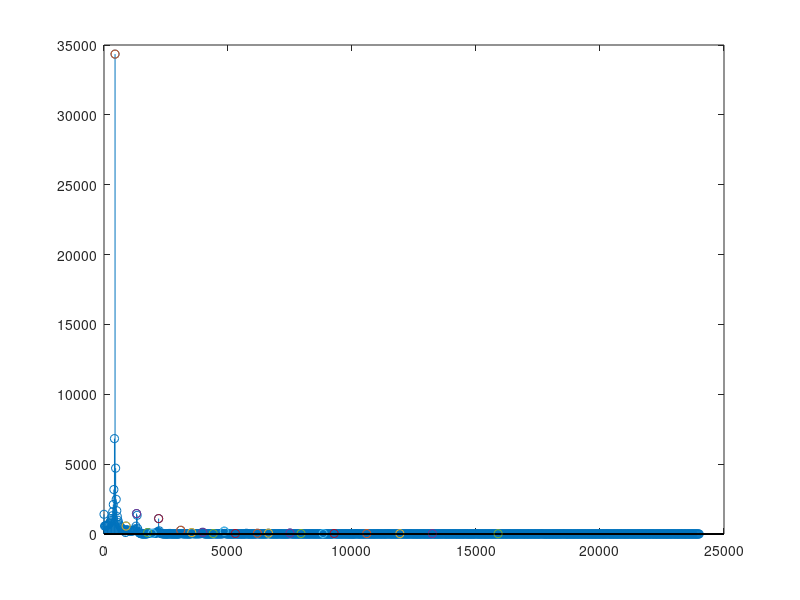

The MATLAB source for this figure:
fft = [];

load ftt_441_49 % this data is for f_gen = 441.49 measured on 16bits/48kHz

res = 48000 / 2048;

stem((0:(size(fft,1)-1)) * res, fft)

hold on;

avg = mean(fft) / 4;

for i=2:(size(fft,1)-1)
    if(fft(i-1) <= fft(i) && fft(i+1) <= fft(i) && fft(i) > avg)
        stem((i-1) * res, fft(i), 'LineStyle', 'none', 'color', 'red')
    end
end

hold off;